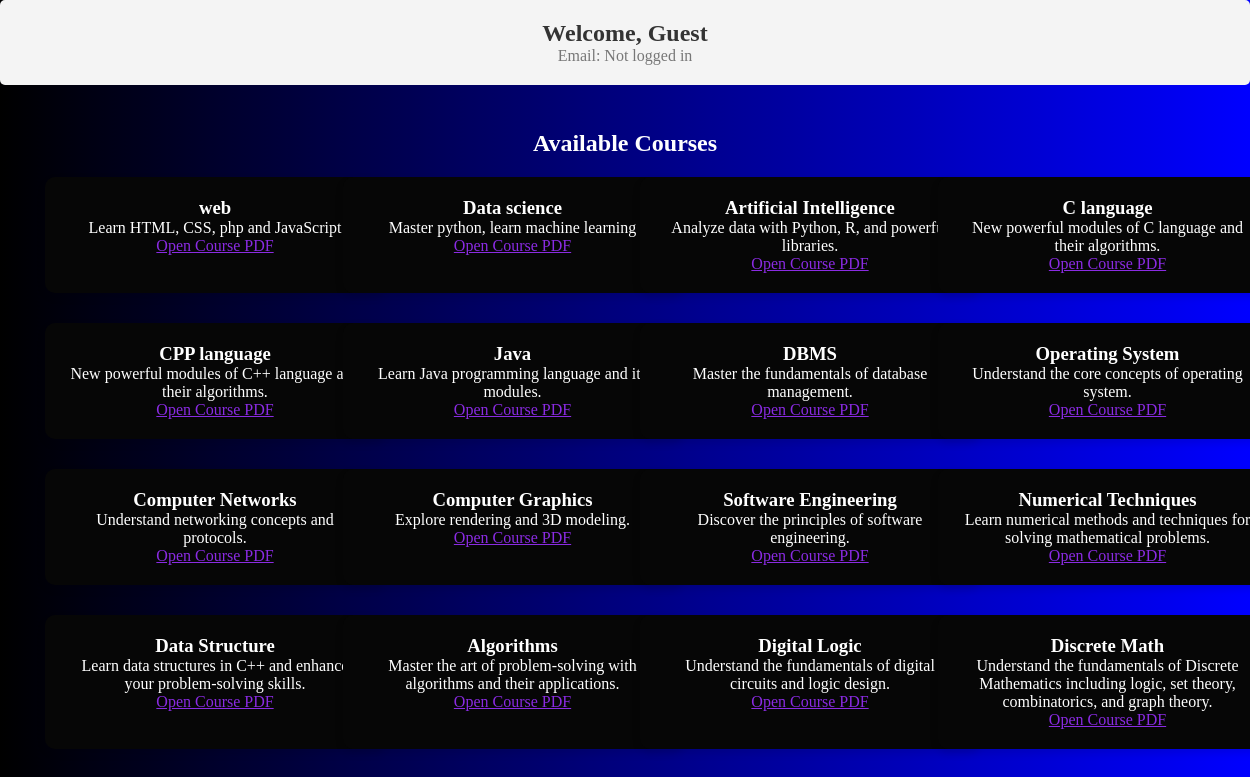
The page / on the database its author committed.
### tables this page shows
CREATE TABLE `Courses` (
  `ID` int(10) UNSIGNED NOT NULL,
  `Title` varchar(255) NOT NULL,
  `Description` text NOT NULL,
  `Icon` varchar(255) NOT NULL,
  `pdf` varchar(255) DEFAULT NULL
);

### index.php (the view, shortened to what this page needs)
<?php
include 'config.php';
$sql = "SELECT * FROM courses";
$result = $conn->query($sql);
?>
<!DOCTYPE html>
<html lang="en">
<head>
    <link rel="stylesheet" href="styles.css">
</head>
<body>
    <div class="profile">
        <h2>Welcome,
            <?php
                if (isset($_SESSION['user_name'])) {
                    echo $_SESSION['user_name'];
                } else {
                    echo "Guest";
                }
            ?>
        </h2>
        <p>Email:
            <?php
                if (isset($_SESSION['user_email'])) {
                    echo $_SESSION['user_email'];
                } else {
                    echo "Not logged in";
                }
            ?>
        </p>
    </div>
    <section id="courses" class="courses">
        <div class="courses-container">
            <h2>Available Courses</h2>
            <div class="course-grid">
            <?php
            if ($result->num_rows > 0) {
                while($row = $result->fetch_assoc()) {
                    echo '<div class="course-card">';
                    echo '<h3>' . (isset($row["Title"]) ? $row["Title"] : 'No Title') . '</h3>';
                    echo '<p>' . (isset($row["Description"]) ? $row["Description"] : 'No Description') . '</p>';
                    echo '<a href="' . $row["pdf"] . '" target="_blank" class="enroll-btn">Open Course PDF</a>';
                    echo '</div>';
                }
            } else {
                echo "No courses available.";
            }
            ?>
            </div>
        </div>
    </section>
</body>
</html>

### css/styles.css (style rules this page uses)
* { margin: 0; padding: 0; color: white; }
html { scroll-behavior: smooth; }
body { background: linear-gradient(to left,blue, black); transition: background 0.3s ease-in-out, color 0.3s ease-in-out; }
section { scroll-margin-top: 70px; padding: 20px; }
.enroll-btn { color:blueviolet; }
.courses-container { text-align:center; padding: 5px; max-width:1200px; margin: 0 auto; }
.course-grid { display:grid; grid-template-columns: repeat(4, minmax(200px,1fr)); justify-content:center; gap:30px; padding:20px; }
.course-card { background: rgb(6, 6, 6); width:300px; border-radius: 10px; box-shadow: 0 4px 8px rgba(0,0,0,0.1); transition: transform 0.3s ease; text-align:center; padding: 20px; }
.profile { background-color: #f4f4f4; padding: 20px; margin-bottom: 20px; border-radius: 5px; text-align: center; }
.profile h2 { font-size: 1.5rem; color: #333; }
.profile p { color: #777; }

### rows shown on the page
courses: Title "web", Description "Learn HTML, CSS, php and JavaScript"
courses: Title "Data science", Description "Master python, learn machine learning"
courses: Title "Artificial Intelligence", Description "Analyze data with Python, R, and powerful libraries."
courses: Title "C language", Description "New powerful modules of C language and their algorithms."
courses: Title "CPP language", Description "New powerful modules of C++ language and their algorithms."
courses: Title "Java", Description "Learn Java programming language and its modules."
courses: Title "DBMS", Description "Master the fundamentals of database management."
courses: Title "Operating System", Description "Understand the core concepts of operating system."
courses: Title "Computer Networks", Description "Understand networking concepts and protocols."
courses: Title "Computer Graphics", Description "Explore rendering and 3D modeling."
courses: Title "Software Engineering", Description "Discover the principles of software engineering."
courses: Title "Numerical Techniques", Description "Learn numerical methods and techniques for solving mathematical problems."
courses: Title "Data Structure", Description "Learn data structures in C++ and enhance your problem-solving skills."
courses: Title "Algorithms", Description "Master the art of problem-solving with algorithms and their applications."
courses: Title "Digital Logic", Description "Understand the fundamentals of digital circuits and logic design."
courses: Title "Discrete Math", Description "Understand the fundamentals of Discrete Mathematics including logic, set theory, combinatorics, and graph theory."
